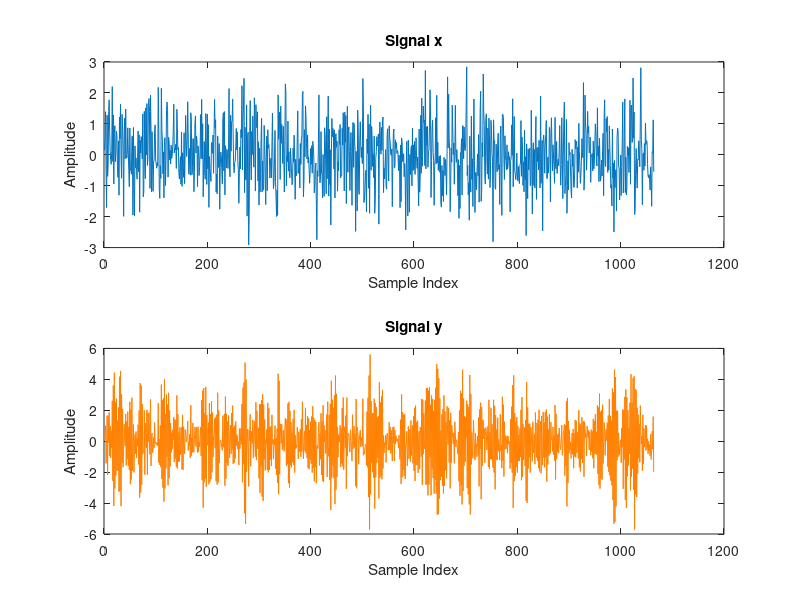

MATLAB code for this plot: (Note: this script raises an error after producing the figure.)
clc
close all
N=1064;
x=randn(1,N);
b=1;
a=[1 0.9];
y=filter(b,a,x);
y_mod=y(41:length(y));
figure;
subplot(2,1,1);
set(gca,'FontSize',11);
plot(x);
xlabel('Sample Index'); ylabel('Amplitude'); title('Signal x');
subplot(2,1,2);
plot(y,'Color',[1 0.5 0]);
xlabel('Sample Index'); ylabel('Amplitude'); title('Signal y');

%PSD plot
[h,w]= freqz(b,a,512);
M=height(w);
figure;
set(gca,'FontSize',12);
Py= pgm(y_mod);
Py=(Py(1:M))';
subplot(2,1,1);
hold on;
plot(w/(2*pi),abs(h).^2);
plot(w/(2*pi),Py,'Color',[1 0 0]);
xlabel('Normalised Frequency (2\pi rads/sample)'); ylabel('PSD');
title('AR(1) Process PSD ');
legend('Exact PSD','Periodogram PSD Estimate');
hold off;
%zoomed PSD plot
subplot(2,1,2);
set(gca,'FontSize',12);
plot(w/(2*pi),abs(h).^2);
hold on;
plot(w/(2*pi),Py,'Color',[1 0 0]);
xlim([0.4 0.5]);
xlabel('Normalised Frequency (2\pi rads/sample)'); ylabel('PSD');
title('Zoomed-in AR(1)Process PSD');
legend('Exact PSD','Periodogram PSD Estimate');
hold off;

%use xcorr %the windowing function is a sinc in freq domain which causes
%the oscillations
[Ry,lags]= xcorr(y_mod,'unbiased');
a1= -(Ry(1025)/ Ry(1024)); 
sigma= Ry(1024)+ a1 * Ry(1025);
%generate Pyf with freqz
[h2,w2]=freqz([sigma],[1 a1],512);
figure;
subplot(1,2,1);
hold on;
plot(w2/(2*pi),abs(h).^2,'LineWidth',2);
plot(w2/(2*pi),abs(h2).^2,'g','LineWidth',2);
plot(w2/(2*pi),Py,'Color',[1 0.5 0],'LineWidth',1);
legend('Exact PSD','Model Based PSD','Periodiogram PSD');
xlabel('Normalised Frequency (2\pi rads/sample)'); ylabel('PSD');
title('Model-based PSD'); 
hold off;
subplot(1,2,2);
hold on;
plot(w2/(2*pi),abs(h).^2,'LineWidth',2);
plot(w2/(2*pi),abs(h2).^2,'g','LineWidth',2);
plot(w2/(2*pi),Py,'Color',[1 0.5 0],'LineWidth',1);
legend('Exact PSD','Model Based PSD','Periodiogram PSD');
xlabel('Normalised Frequency (2\pi rads/sample)'); ylabel('PSD');
title('Model-based PSD'); xlim([0.4 0.5]);
hold off;

fh = findall(0,'Type','Figure');
set( findall(fh, '-property', 'fontsize'), 'fontsize', 13);


